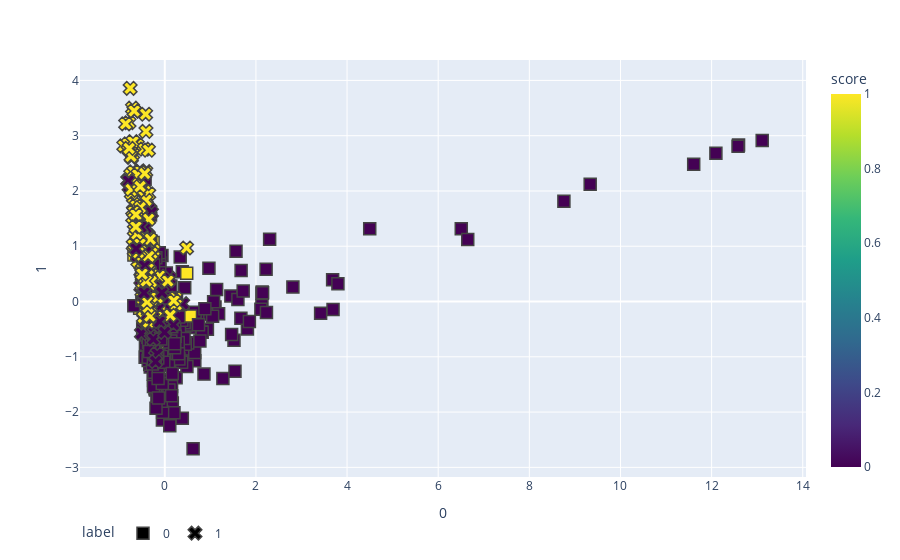

Notebook source saved alongside this figure:
### Code cell
import plotly.express as px
fig = px.scatter(
    X_test, x=0, y=1,
    color=y_pred, color_continuous_scale='Viridis',
    symbol=y_test, symbol_map={'0': 'square-dot', '1': 'circle-dot'},
    labels={'symbol': 'label', 'color': 'score'}
)
fig.update_traces(marker_size=12, marker_line_width=1.5)
fig.update_layout(legend_orientation='h')
fig.show()

### Figure 1 — Plotly figure (JSON) as saved in the notebook; plotly's stock layout.template omitted (floating-point values rounded to 4 significant figures; data arrays with more than 128 entries replaced by an {"elided": "..."} marker saying what was removed)
{"data": [{"hovertemplate": "label=0<br>0=%{x}<br>1=%{y}<br>score=%{marker.color}<extra></extra>", "legendgroup": "0", "marker": {"color": {"elided": "450 int values"}, "coloraxis": "coloraxis", "symbol": "square", "line": {"width": 1.5}, "size": 12}, "mode": "markers", "name": "0", "orientation": "v", "showlegend": true, "x": {"elided": "450 float values"}, "xaxis": "x", "y": {"elided": "450 float values"}, "yaxis": "y", "type": "scatter"}, {"hovertemplate": "label=1<br>0=%{x}<br>1=%{y}<br>score=%{marker.color}<extra></extra>", "legendgroup": "1", "marker": {"color": {"elided": "240 int values"}, "coloraxis": "coloraxis", "symbol": "x", "line": {"width": 1.5}, "size": 12}, "mode": "markers", "name": "1", "orientation": "v", "showlegend": true, "x": {"elided": "240 float values"}, "xaxis": "x", "y": {"elided": "240 float values"}, "yaxis": "y", "type": "scatter"}], "layout": {"xaxis": {"anchor": "y", "domain": [0.0, 1.0], "title": {"text": "0"}}, "yaxis": {"anchor": "x", "domain": [0.0, 1.0], "title": {"text": "1"}}, "coloraxis": {"colorbar": {"title": {"text": "score"}}, "colorscale": [[0.0, "#440154"], [0.1111, "#482878"], [0.2222, "#3e4989"], [0.3333, "#31688e"], [0.4444, "#26828e"], [0.5556, "#1f9e89"], [0.6667, "#35b779"], [0.7778, "#6ece58"], [0.8889, "#b5de2b"], [1.0, "#fde725"]]}, "legend": {"title": {"text": "label"}, "tracegroupgap": 0, "orientation": "h"}, "margin": {"t": 60}}}
